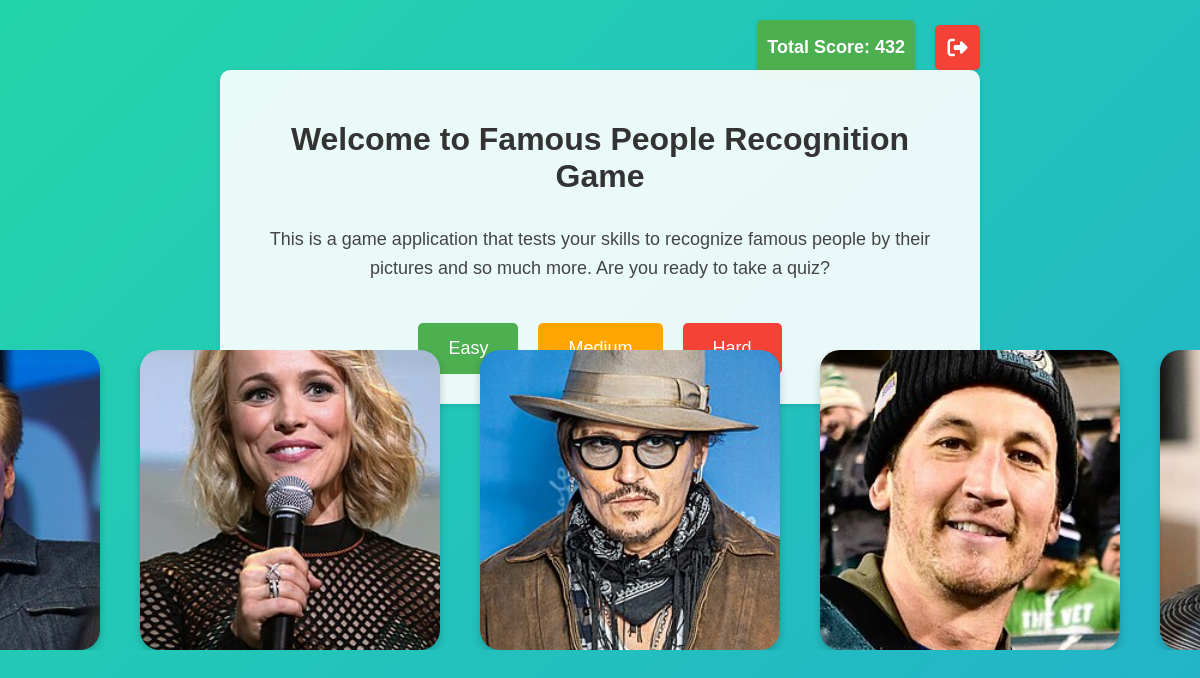
Screenshot of / (signed in) with the database file from the repository.
### members/models.py (models this page shows, shortened)
class CustomUser(User):
    score = models.IntegerField(default=0)

class FamousPerson(models.Model):
    DIFFICULTY_CHOICES = [
        ('easy', 'Easy'),
        ('medium', 'Medium'),
        ('hard', 'Hard'),
    ]
    GENDER_CHOICES = [
        ('male', 'Male'),
        ('female', 'Female'),
    ]
    SKIN_COLOR_CHOICES = [
        ('white', 'White'),
        ('black', 'Black'),
        ('asian', 'Asian'),
        ('brown', 'Brown'),
    ]
    name = models.CharField(max_length=100)
    image = models.ImageField()
    difficulty = models.CharField(max_length=10, choices=DIFFICULTY_CHOICES)
    gender = models.CharField(max_length=10, choices=GENDER_CHOICES, default='male')
    skin_color = models.CharField(max_length=10, choices=SKIN_COLOR_CHOICES, default='white')
    created_at = models.DateTimeField(auto_now_add=True)
    class Meta:
        verbose_name_plural = "Famous People"

### members/views.py (the view)
# urls.py: path('', views.difficulty, name='difficulty'),
def difficulty(request):
    if not request.user.is_authenticated:
        return redirect('login')
    request.session['guess_count'] = 0
    request.session['session_score'] = 0
    user = CustomUser.objects.get(id=request.user.id)
    random_people = get_random_images(40)  # Get 40 images for the conveyor belt
    return render(request, 'difficulty.html', {
        'user': user,
        'random_people': random_people
    })

### members/views.py (called while the page is built)
def get_random_images(count=90):
    all_people = list(FamousPerson.objects.all())
    if len(all_people) < count:
        return all_people
    return random.sample(all_people, count)

### members/templates/difficulty.html (shortened to what this page needs)
<!DOCTYPE html>
<html>
<head>
    <link rel="stylesheet" href="https://cdnjs.cloudflare.com/ajax/libs/font-awesome/6.5.1/css/all.min.css">
</head>
<body>
    <div class="top-right">
        <div class="score-display">
            Total Score: {{ user.score }}
        </div>
        <a href="{% url 'logout' %}" class="logout-button" title="Logout">
            <i class="fas fa-sign-out-alt"></i>
        </a>
    </div>
    <div class="container">
        <h1>Welcome to Famous People Recognition Game</h1>
        <div class="description">
            <p>This is a game application that tests your skills to recognize famous people by their pictures and so much more. Are you ready to take a quiz?</p>
        </div>
        <div class="button-container">
            <a href="{% url 'quiz' 'easy' %}" class="difficulty-button easy">Easy</a>
            <a href="{% url 'quiz' 'medium' %}" class="difficulty-button medium">Medium</a>
            <a href="{% url 'quiz' 'hard' %}" class="difficulty-button hard">Hard</a>
        </div>
    </div>
    <div class="conveyor-section">
        <div class="conveyor-belt">
            <div class="conveyor-track">
                {% for person in random_people %}
                <div class="conveyor-item">
                    <img src="{{ person.image.url }}" alt="{{ person.name }}">
                </div>
                {% endfor %}
            </div>
        </div>
    </div>
</body>
</html>

### members/templates/difficulty.html (style rules this page uses)
body { font-family: Arial, sans-serif; max-width: 800px; margin: 0 auto; padding: 20px; text-align: center; background: linear-gradient(-45deg, #ee7752, #e73c7e, #23a6d5, #23d5ab); background-size: 400% 400%; animation: gradient 15s ease infinite; position: relative; min-height: 100vh; overflow-x: hidden; box-sizing: border-box; }
.top-right { position: absolute; top: 20px; right: 20px; display: flex; gap: 20px; align-items: center; }
.score-display { background-color: #4CAF50; color: white; padding: 5px 10px; border-radius: 5px; font-size: 18px; font-weight: bold; box-shadow: 0 2px 5px rgba(0,0,0,0.1); height: 45px; display: flex; align-items: center; }
.logout-button { background-color: #f44336; color: white; padding: 0; border-radius: 5px; font-size: 20px; font-weight: bold; text-decoration: none; box-shadow: 0 2px 5px rgba(0,0,0,0.1); transition: background-color 0.2s; display: flex; align-items: center; justify-content: center; width: 45px; height: 45px; }
.container { background-color: rgba(255, 255, 255, 0.9); padding: 30px; border-radius: 10px; box-shadow: 0 2px 5px rgba(0,0,0,0.1); margin-top: 50px; margin-bottom: 0; backdrop-filter: blur(5px); width: 100%; box-sizing: border-box; }
h1 { color: #333; margin-bottom: 30px; }
.description { font-size: 18px; line-height: 1.6; color: #444; margin-bottom: 40px; }
.button-container { display: flex; justify-content: center; gap: 20px; margin-top: 30px; }
.difficulty-button { padding: 15px 30px; font-size: 18px; border: none; border-radius: 5px; cursor: pointer; transition: transform 0.2s, background-color 0.2s; text-decoration: none; color: white; }
.easy { background-color: #4CAF50; }
.medium { background-color: #FFA500; }
.hard { background-color: #f44336; }
.conveyor-section { position: fixed; bottom: 0; left: 0; width: 100%; height: 300px; display: flex; align-items: center; justify-content: center; margin-bottom: 150px; box-sizing: border-box; }
.conveyor-belt { width: 100%; height: 300px; background: transparent; overflow: hidden; display: flex; align-items: center; justify-content: center; }
.conveyor-track { display: flex; animation: moveLeft 30s linear infinite; height: 100%; position: relative; will-change: transform; }
.conveyor-item { flex: 0 0 300px; height: 300px; margin: 0 20px; overflow: hidden; border-radius: 20px; box-shadow: 0 4px 8px rgba(0,0,0,0.2); transition: transform 0.3s; }
.conveyor-item img { width: 100%; height: 100%; object-fit: cover; }

### rows the page displays
CustomUser: score "432"
FamousPerson: image (picture)
FamousPerson: image (picture)
FamousPerson: image (picture)
FamousPerson: image (picture)
FamousPerson: image (picture)
